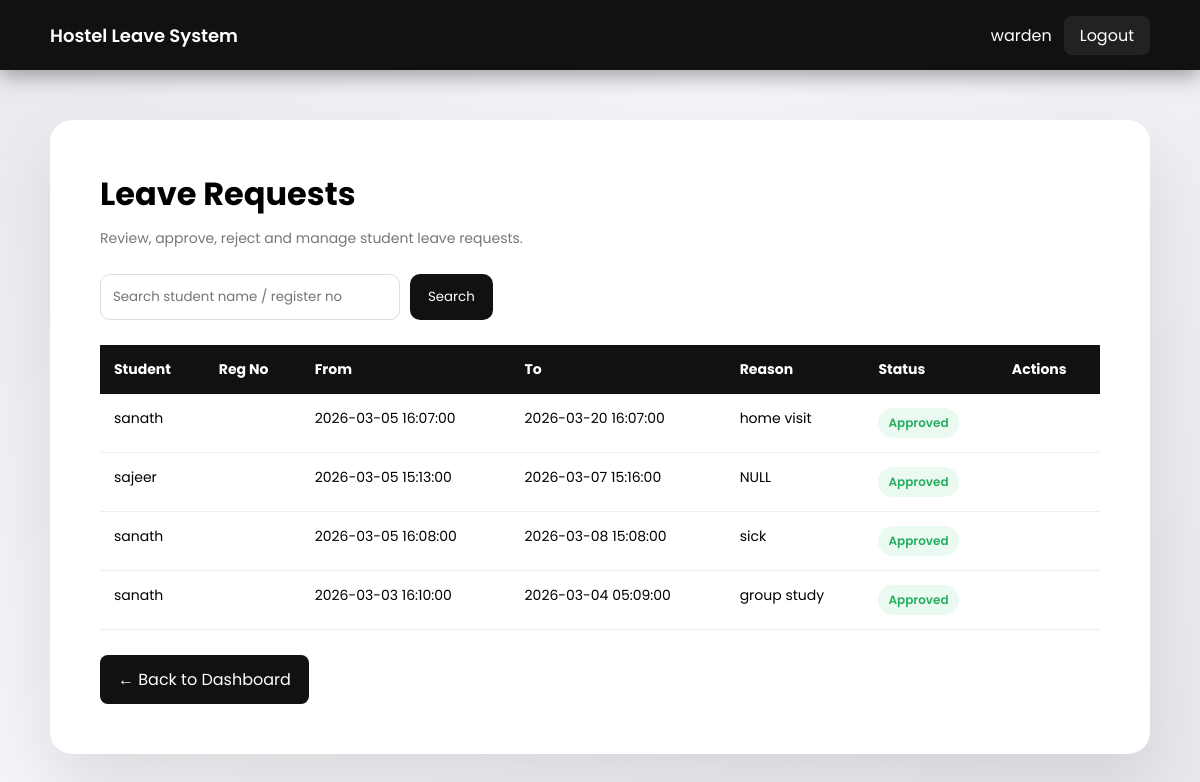
Page /warden/view_requests.php (signed in) on the earlier database version.
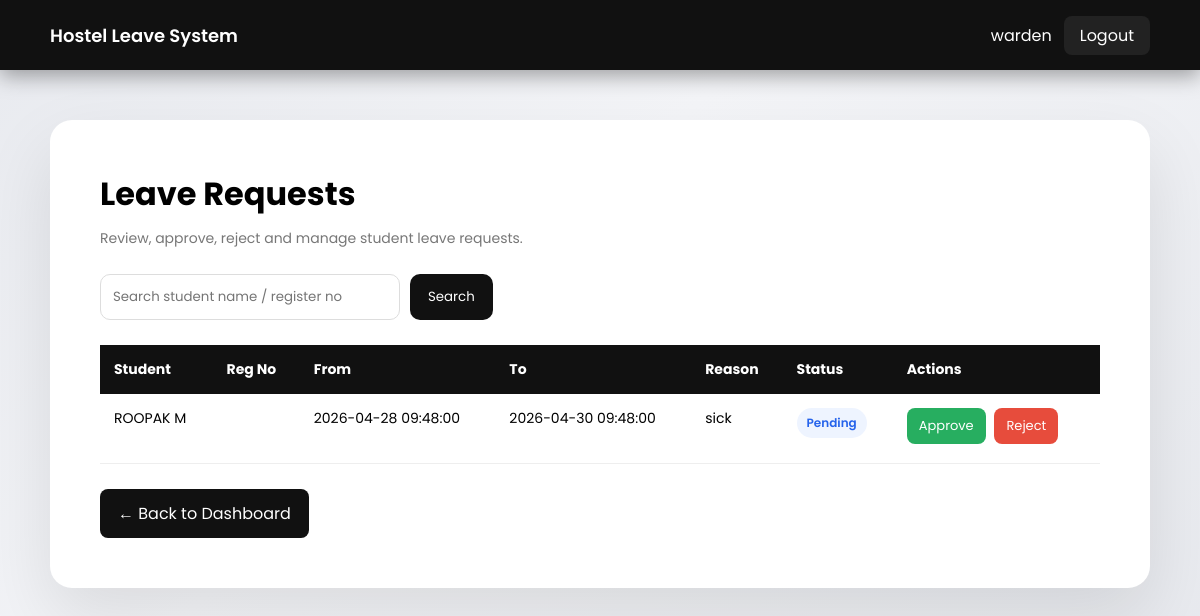
Same page on the later database version.
### tables this page shows
CREATE TABLE `hostel_leaves` (
  `id` int(11) NOT NULL,
  `student_id` int(11) NOT NULL,
  `leave_type_id` int(11) NOT NULL,
  `from_datetime` datetime NOT NULL,
  `to_datetime` datetime NOT NULL,
  `reason` text NOT NULL,
  `status` enum('Pending','Approved','Rejected') DEFAULT 'Pending',
  `applied_at` timestamp NOT NULL DEFAULT current_timestamp(),
  `returned_at` datetime DEFAULT NULL,
  `mess_cut` tinyint(1) NOT NULL DEFAULT 0,
  `return_status` varchar(50) DEFAULT NULL
);

CREATE TABLE `users` (
  `id` int(11) NOT NULL,
  `role_id` int(11) NOT NULL,
  `name` varchar(100) NOT NULL,
  `username` varchar(50) NOT NULL,
  `password` varchar(255) NOT NULL,
  `email` varchar(100) DEFAULT NULL,
  `parent_email` varchar(100) DEFAULT NULL,
  `teacher_email` varchar(100) DEFAULT NULL,
  `created_at` timestamp NOT NULL DEFAULT current_timestamp(),
  `register_number` varchar(50) DEFAULT NULL
);

### warden/view_requests.php (the view, shortened to what this page needs)
<?php
include("../config/db.php");
$search = isset($_GET['search']) ? trim($_GET['search']) : '';
if ($search != '') {
    $stmt = $conn->prepare("
        SELECT hostel_leaves.*, users.name, users.register_number
        FROM hostel_leaves
        JOIN users ON hostel_leaves.student_id = users.id
        WHERE users.name LIKE ? OR users.register_number LIKE ?
        ORDER BY hostel_leaves.id DESC
    ");
    $like = "%$search%";
    $stmt->bind_param("ss", $like, $like);
    $stmt->execute();
    $result = $stmt->get_result();
} else {
    $result = $conn->query("
        SELECT hostel_leaves.*, users.name, users.register_number
        FROM hostel_leaves
        JOIN users ON hostel_leaves.student_id = users.id
        ORDER BY hostel_leaves.id DESC
    ");
}
?>
<!DOCTYPE html>
<html>
<head>
</head>
<body>
<div class="topbar">
<div class="logo">Hostel Leave System</div>
<div>
<?php echo $_SESSION["username"]; ?>
<a class="logout-btn" href="../auth/logout.php">Logout</a>
</div>
</div>
<div class="container">
<h1>Leave Requests</h1>
<div class="sub">Review, approve, reject and manage student leave requests.</div>
<form method="GET" class="search-box">
<input type="text" name="search" placeholder="Search student name / register no" value="<?php echo htmlspecialchars($search); ?>">
<button type="submit">Search</button>
</form>
<?php if($result->num_rows > 0) { ?>
<table>
<tr>
<th>Student</th>
<th>Reg No</th>
<th>From</th>
<th>To</th>
<th>Reason</th>
<th>Status</th>
<th>Actions</th>
</tr>
<?php while($row = $result->fetch_assoc()) { ?>
<tr>
<td><?php echo htmlspecialchars($row["name"]); ?></td>
<td><?php echo htmlspecialchars($row["register_number"]); ?></td>
<td><?php echo htmlspecialchars($row["from_datetime"]); ?></td>
<td><?php echo htmlspecialchars($row["to_datetime"]); ?></td>
<td><?php echo htmlspecialchars($row["reason"]); ?></td>
<td>
<?php
$status = $row["status"];
if($status=="Pending"){
echo "<span class='badge pending'>Pending</span>";
}
elseif($status=="Approved"){
echo "<span class='badge approved'>Approved</span>";
}
else{
echo "<span class='badge rejected'>Rejected</span>";
}
?>
</td>
<td>
<?php if($row["status"]=="Pending") { ?>
<a class="btn approve-btn"
href="approve_leave.php?id=<?php echo $row['id']; ?>&action=approve"
onclick="return approveConfirm()">Approve</a>
<a class="btn reject-btn"
href="approve_leave.php?id=<?php echo $row['id']; ?>&action=reject"
onclick="return rejectConfirm()">Reject</a>
<?php } ?>
</td>
</tr>
<?php } ?>
</table>
<?php } else { ?>
<div class="empty">No leave requests found.</div>
<?php } ?>
<a href="dashboard.php" class="back-btn">← Back to Dashboard</a>
</div>
</body>
</html>

### warden/view_requests.php (style rules this page uses)
* { margin:0; padding:0; box-sizing:border-box; font-family:'Poppins',sans-serif; }
body { min-height:100vh; background:linear-gradient(135deg,#e8eaef 0%,#f4f5f8 40%,#e6e8ed 100%); padding:120px 50px 50px 50px; }
.topbar { position:fixed; top:0; left:0; width:100%; height:70px; background:#111; display:flex; justify-content:space-between; align-items:center; padding:0 50px; color:#fff; z-index:1000; box-shadow:0 6px 20px rgba(0,0,0,0.35); }
.logo { font-size:18px; font-weight:600; }
.logout-btn { padding:8px 16px; background:#222; color:#fff; text-decoration:none; border-radius:8px; margin-left:12px; }
.container { max-width:1350px; margin:auto; background:#fff; padding:50px; border-radius:22px; box-shadow:0 30px 70px rgba(0,0,0,0.10); }
h1 { font-size:32px; margin-bottom:10px; }
.sub { color:#777; font-size:14px; margin-bottom:25px; }
.search-box { margin-bottom:25px; display:flex; gap:10px; }
.search-box input { padding:12px; width:300px; border:1px solid #ddd; border-radius:10px; outline:none; }
.search-box button { padding:12px 18px; background:#111; color:#fff; border:none; border-radius:10px; cursor:pointer; }
table { width:100%; border-collapse:collapse; }
th { background:#111; color:#fff; padding:14px; font-size:14px; text-align:left; }
td { padding:14px; border-bottom:1px solid #eee; font-size:14px; vertical-align:top; }
.badge { padding:6px 10px; border-radius:30px; font-size:12px; font-weight:600; display:inline-block; }
.pending { background:#eef4ff; color:#2563eb; }
.btn { padding:8px 12px; text-decoration:none; border-radius:8px; font-size:13px; margin-right:5px; display:inline-block; margin-bottom:5px; }
.approve-btn { background:#27ae60; color:#fff; }
.reject-btn { background:#e74c3c; color:#fff; }
.back-btn { display:inline-block; margin-top:25px; padding:12px 18px; background:#111; color:#fff; text-decoration:none; border-radius:8px; }
.approved { background:#eafaf1; color:#27ae60; }

Differences in the rows shown:
removed hostel_leaves: student.name "sanath", from_datetime "2026-03-05 16:07:00", to_datetime "2026-03-20 16:07:00", reason "home visit", status "Approved"
removed hostel_leaves: student.name "sajeer", from_datetime "2026-03-05 15:13:00", to_datetime "2026-03-07 15:16:00", reason "NULL", status "Approved"
removed hostel_leaves: student.name "sanath", from_datetime "2026-03-05 16:08:00", to_datetime "2026-03-08 15:08:00", reason "sick", status "Approved"
removed hostel_leaves: student.name "sanath", from_datetime "2026-03-03 16:10:00", to_datetime "2026-03-04 05:09:00", reason "group study", status "Approved"
added hostel_leaves: student.name "ROOPAK M", from_datetime "2026-04-28 09:48:00", to_datetime "2026-04-30 09:48:00", reason "sick", status "Pending"
